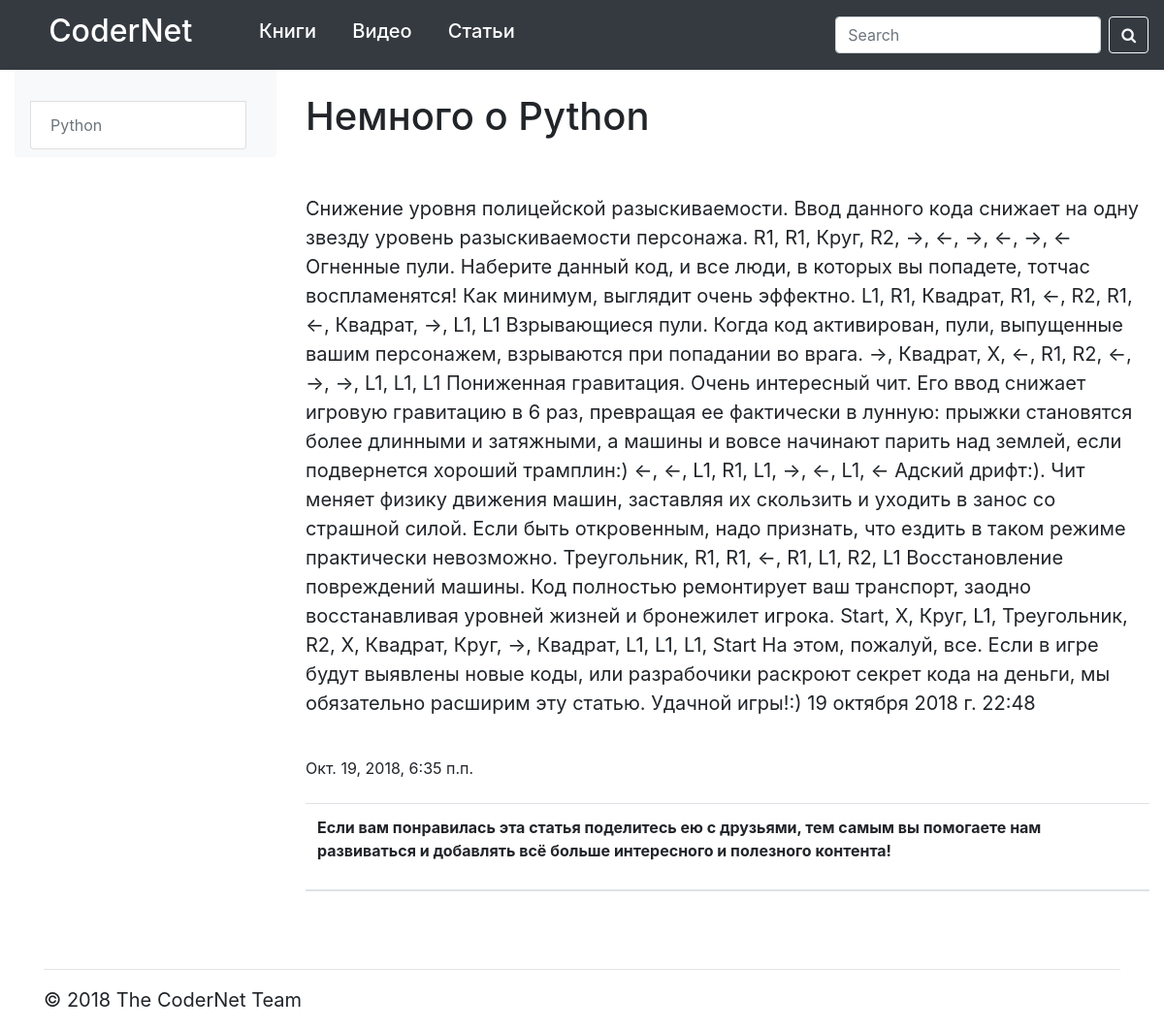
Before: /articles/python/about_python/ with the older database file.
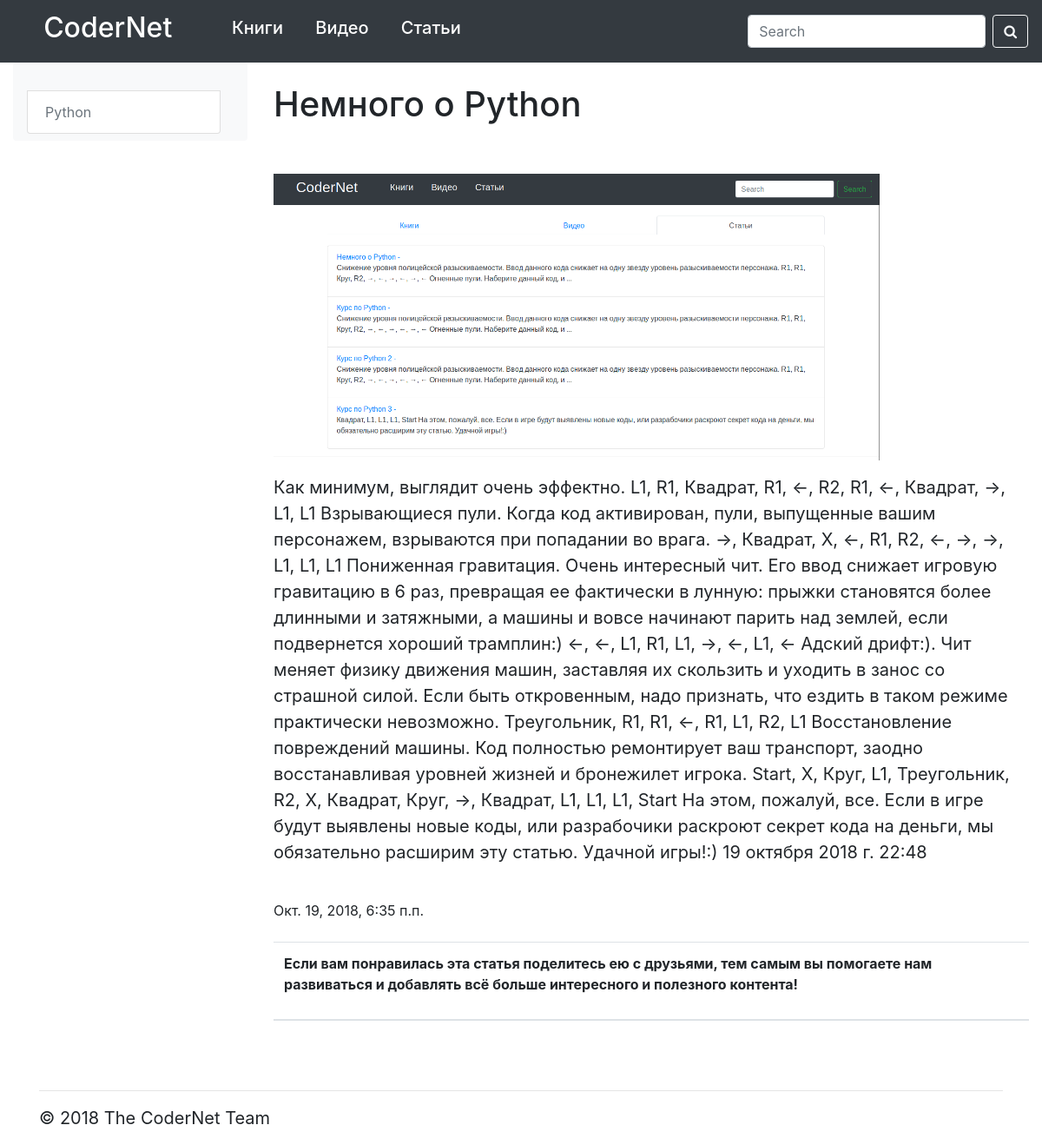
After: the same page with the newer database file.
### articles/models.py (models this page shows, shortened)
class Category(models.Model):
    title = models.CharField(max_length=200, db_index=True, verbose_name='Категория')
    slug = models.SlugField(max_length=200, verbose_name='Ссылка', unique=True)
    desc_for_find = models.TextField(blank=True, db_index=True, verbose_name='Описание для поиска')
    keywords = models.CharField(max_length=200, blank=True, verbose_name='Кейвордс')
    def get_absolute_url(self):
        return reverse('category_detail_articles_url', kwargs={'slug': self.slug})
    class Meta:
        verbose_name_plural = 'Категории'
        verbose_name = 'Категория'

class Articles(models.Model):
    title = models.CharField(max_length=300, db_index=True, verbose_name='Название статьи')
    slug = models.SlugField(max_length=300, verbose_name='Ссылка', unique=True)
    body = models.TextField(blank=True, db_index=True, verbose_name='Описание')
    created = models.DateTimeField(auto_now_add=True)
    desc_for_find = models.TextField(blank=True, db_index=True, verbose_name='Описание для поиска')
    keywords = models.CharField(max_length=200, blank=True, verbose_name='Кейвордс')
    category = models.ManyToManyField('Category', related_name='articles', verbose_name='Категория', blank=True)
    img_file = models.ImageField(upload_to=generate_filename_jpg, null=True, blank=True, verbose_name='IMG')
    class Meta:
        verbose_name = 'Статья'
        verbose_name_plural = 'Статьи'

### articles/views.py (the view)
# urls.py: path('<cat_name>/<slug>/', article_detail, name='article_detail_url'),
def article_detail(request, **kwargs):
    article = Articles.objects.get(slug__iexact=kwargs['slug'])
    categories = Category.objects.all()
    context = {
        'article': article,
        'categories': categories
    }
    return render(request, 'articles/article_detail.html', context=context)

### articles/templates/articles/article_detail.html (shortened to what this page needs)
{% extends 'booklist/booklist.html' %}
{% block content %}
<p class="h1">{{ article.title }}</p>
</br>{% include "booklist/partner.html" %}<br/>
<blockquote class="blockquote"> {{ article.body|safe }}</blockquote>
{{ article.created }}
<br/><br/>
<table class="table">
<thead>
<tr>
<th scope="row"><p>Если вам понравилась эта статья поделитесь ею с друзьями, тем самым вы помогаете нам развиваться и добавлять всё больше интересного и полезного контента!</p>
</th>
</thead>
</table>
<br/>
{% endblock %}

### booklist/templates/booklist/booklist.html (shortened to what this page needs)
<!doctype html>
{% load staticfiles %}
<html lang="ru">
<head>
{% include "booklist/header.html" %}
</head>
<body>
{% include "booklist/navbar.html" %}
<br/><br/><br/>
<div class="container-fluid">
    <div class="row">
{% include "booklist/panel.html" %}
        <div class="col-sm"><br/>
            {% block content %}{% endblock %}
        </div>
    </div>
</div>
{% include "booklist/footer.html" %}
</body>
</html>

### booklist/templates/booklist/header.html (shortened to what this page needs)
{% load staticfiles %}
    <link rel="stylesheet" href="https://maxcdn.bootstrapcdn.com/bootstrap/4.0.0/css/bootstrap.min.css"
>
    <link href="//maxcdn.bootstrapcdn.com/font-awesome/4.5.0/css/font-awesome.min.css" rel="stylesheet">

### booklist/templates/booklist/navbar.html (shortened to what this page needs)
<header>
<nav class="navbar navbar-expand-md navbar-dark fixed-top bg-dark">
<a class="navbar-brand" href="/"><h2>&nbsp;&nbsp;&nbsp;&nbsp;CoderNet&nbsp;&nbsp;&nbsp;&nbsp;</h2></a>
<div class="collapse navbar-collapse" id="navbarCollapse">
<ul class="navbar-nav mr-auto">
<li class="nav-item active">
<a class="nav-link" href="{% url 'book_list_url' %}"><h5>&nbsp;&nbsp;Книги&nbsp;&nbsp;</h5>
</a></li>
<li class="nav-item active"><a class="nav-link" href="{% url 'category_video_list_url' %}"><h5>&nbsp;&nbsp;Видео&nbsp;&nbsp;</h5></a></li>
<li class="nav-item active"><a class="nav-link" href="{% url 'articles_list_url' %}"><h5>&nbsp;&nbsp;Статьи&nbsp;&nbsp;</h5>
</a></li>
</ul>
<form class="form-inline my-2 my-lg-0" action="{% url 'search_url' %}">
<input class="form-control mr-sm-2" type="search" placeholder="Search" aria-label="Search" name="search">
<button class="btn btn-outline-light my-2 my-sm-0" type="submit"><span class="fa fa-search"></span></button>
</form>
</div>
</nav>
</header>

### booklist/templates/booklist/panel.html (shortened to what this page needs)
<div class="col-sm-3">
    <nav class="navbar navbar-expand-lg navbar-light bg-light rounded">
        <div class="collapse navbar-collapse justify-content-md-center" id="navbarsExample10">
            <div class="list-group col-sm-12">
                <br/>
                {% for category in categories %}
                    <a href="{{ category.get_absolute_url }}" class="list-group-item disabled">{{ category.title }}</a>
                {% endfor %}
            </div>
        </div>
    </nav>
</div>

### booklist/templates/booklist/footer.html (shortened to what this page needs)
<footer class="footer">
 <div class="container">
<hr>
<blockquote class="blockquote"><p>&copy; {% now "Y" %} The CoderNet Team</p></blockquote>
</div>
</footer>

Changed rows visible on the page:
changed Articles "Немного о Python": body: picture added; body "Снижение уровня полицейской разыскиваемости. Ввод данного кода снижает на одну звезду уровень разыскиваемости персонажа. R1, R1, Круг, R2, →, ←, →, ←, →, ← Огненные пули. Наберите данный код, и все люди, в которых вы попадете, тотчас воспламенятся! Как минимум, выглядит очень…" → "Как минимум, выглядит очень…"
